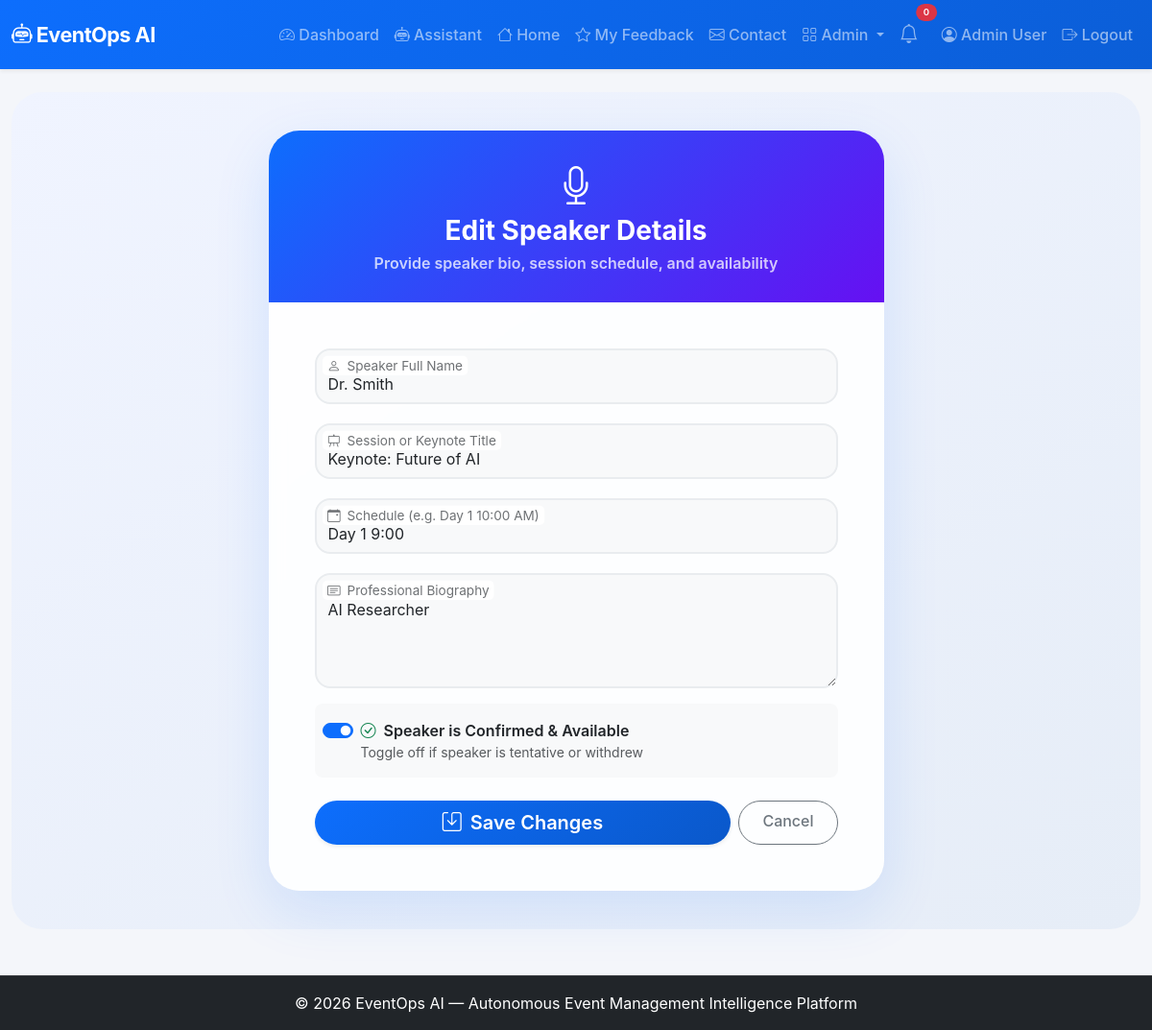
The app's page /admin/speakers/edit/1 (signed in) with its own data.
### app.py (models this page shows, shortened)
class User(UserMixin, db.Model):
    id = db.Column(db.Integer, primary_key=True)
    name = db.Column(db.String(100), nullable=False)
    email = db.Column(db.String(100), unique=True, nullable=False)
    password_hash = db.Column(db.String(200), nullable=False)
    role = db.Column(db.String(20), default='user')
    created_at = db.Column(db.DateTime, default=lambda: datetime.now(timezone.utc))

class Speaker(db.Model):
    id = db.Column(db.Integer, primary_key=True)
    name = db.Column(db.String(100), nullable=False)
    bio = db.Column(db.Text)
    session_title = db.Column(db.String(200))
    schedule = db.Column(db.String(100))
    availability = db.Column(db.Boolean, default=True)
    created_at = db.Column(db.DateTime, default=lambda: datetime.now(timezone.utc))

### app.py (the view, shortened to what this page needs)
@app.route('/admin/speakers/edit/<int:speaker_id>', methods=['GET', 'POST'])
@login_required
def admin_speaker_edit(speaker_id):
    if current_user.role != 'admin':
        abort(403)
    speaker = Speaker.query.get_or_404(speaker_id)
    return render_template('admin_speaker_form.html', speaker=speaker)

### app.py (called while the page is built)
@login_manager.user_loader
def load_user(user_id):
    return User.query.get(int(user_id))

### templates/admin_speaker_form.html (shortened to what this page needs)
{% extends "base.html" %}
{% block content %}
<div class="form-wrapper">
    <div class="container">
        <div class="row justify-content-center">
            <div class="col-lg-7 col-md-9">
                <div class="card form-card">
                    <div class="card-header">
                        <i class="bi bi-mic fs-1 mb-2"></i>
                        <h3 class="fw-bold mb-1">{{ 'Edit Speaker Details' if speaker else 'Add New Speaker' }}</h3>
                        <p class="mb-0 opacity-75">Provide speaker bio, session schedule, and availability</p>
                    </div>
                    <div class="card-body p-4 p-md-5">
                        <form method="POST">
                            <div class="form-floating">
                                <input type="text" class="form-control" id="name" name="name" placeholder="Dr. John Smith" value="{{ speaker.name if speaker else '' }}" required>
                                <label for="name">Speaker Full Name</label>
                            </div>
                            <div class="form-floating">
                                <input type="text" class="form-control" id="session_title" name="session_title" placeholder="Keynote Title" value="{{ speaker.session_title if speaker else '' }}" required>
                                <label for="session_title">Session or Keynote Title</label>
                            </div>
                            <div class="form-floating">
                                <input type="text" class="form-control" id="schedule" name="schedule" placeholder="Day 1 10:00 AM" value="{{ speaker.schedule if speaker else '' }}">
                                <label for="schedule">Schedule (e.g. Day 1 10:00 AM)</label>
                            </div>
                            <div class="form-floating mb-3">
                                <textarea class="form-control" id="bio" name="bio" style="height: 120px" placeholder="Bio">{{ speaker.bio if speaker else '' }}</textarea>
                                <label for="bio">Professional Biography</label>
                            </div>
                            <div class="form-check form-switch p-3 bg-light rounded-3 mb-4 ps-5">
                                <input class="form-check-input ms-n5" type="checkbox" id="availability" name="availability" value="1" {% if not speaker or speaker.availability %}checked{% endif %}>
                                <label class="form-check-label fw-semibold" for="availability">
                                    <i class="bi bi-check-circle text-success me-1"></i> Speaker is Confirmed & Available
                                </label>
                                <div class="text-muted small">Toggle off if speaker is tentative or withdrew</div>
                            </div>
                            <div class="d-flex gap-2">
                                <button type="submit" class="btn btn-primary btn-lg rounded-pill px-4 fw-semibold shadow-sm flex-grow-1">
                                    <i class="bi bi-save me-1"></i> {{ 'Save Changes' if speaker else 'Create Speaker' }}
                                </button>
                                <a href="{{ url_for('admin_speakers') }}" class="btn btn-outline-secondary rounded-pill px-4">
                                    Cancel
                                </a>
                            </div>
                        </form>
                    </div>
                </div>
            </div>
        </div>
    </div>
</div>
{% endblock %}

### templates/base.html (shortened to what this page needs)
<!DOCTYPE html>
<html lang="en">
<head>
    <link href="https://cdn.jsdelivr.net/npm/bootstrap@5.3.0/dist/css/bootstrap.min.css" rel="stylesheet">
    <link rel="stylesheet" href="https://cdn.jsdelivr.net/npm/bootstrap-icons@1.11.0/font/bootstrap-icons.css">
    <link rel="stylesheet" href="{{ url_for('static', filename='css/style.css') }}">
</head>
<body>
    <nav class="navbar navbar-expand-lg navbar-dark bg-primary shadow-sm">
        <div class="container-fluid">
            <a class="navbar-brand fw-bold" href="{{ url_for('index') }}">
                <i class="bi bi-robot"></i> EventOps AI
            </a>
            <div class="collapse navbar-collapse" id="navbarNav">
                <ul class="navbar-nav ms-auto align-items-lg-center">
                    {% if current_user.is_authenticated %}
                    <li class="nav-item">
                        <a class="nav-link" href="{{ url_for('dashboard') }}">
                            <i class="bi bi-speedometer2"></i> Dashboard
                        </a>
                    </li>
                    <li class="nav-item">
                        <a class="nav-link" href="{{ url_for('assistant_page') }}">
                            <i class="bi bi-robot"></i> Assistant
                        </a>
                    </li>
                    <li class="nav-item">
                        <a class="nav-link" href="{{ url_for('index') }}">
                            <i class="bi bi-house"></i> Home
                        </a>
                    </li>
                    <li class="nav-item">
                        <a class="nav-link" href="{{ url_for('feedback_list') }}">
                            <i class="bi bi-star"></i> My Feedback
                        </a>
                    </li>
                    <li class="nav-item">
                        <a class="nav-link" href="{{ url_for('contact') }}">
                            <i class="bi bi-envelope"></i> Contact
                        </a>
                    </li>
                    {% if current_user.role == 'admin' %}
                    <li class="nav-item dropdown">
                        <a class="nav-link dropdown-toggle" href="#" role="button" data-bs-toggle="dropdown">
                            <i class="bi bi-grid"></i> Admin
                        </a>
                    </li>
                    {% endif %}
                    <li class="nav-item position-relative me-2">
                        <a class="nav-link" href="#" title="Notifications" data-bs-toggle="dropdown">
                            <i class="bi bi-bell fs-5"></i>
                            <span
                                class="position-absolute top-0 start-100 translate-middle badge rounded-pill bg-danger"
                                style="font-size:0.6rem;">
                                0
                            </span>
                        </a>
                    </li>
                    <li class="nav-item">
                        <a class="nav-link" href="{{ url_for('profile') }}">
                            <i class="bi bi-person-circle"></i> {{ current_user.name }}
                        </a>
                    </li>
                    <li class="nav-item">
                        <a class="nav-link" href="{{ url_for('logout') }}">
                            <i class="bi bi-box-arrow-right"></i> Logout
                        </a>
                    </li>
                    {% endif %}
                </ul>
            </div>
        </div>
    </nav>
    <main class="container-fluid py-4">
        {% block content %}{% endblock %}
    </main>
    <footer class="footer bg-dark text-white py-3 mt-4">
        <div class="container text-center">
            <span>© 2026 EventOps AI — Autonomous Event Management Intelligence Platform</span>
        </div>
    </footer>
</body>
</html>

### static/css/style.css (style rules this page uses)
:root { --primary-color: #0d6efd; --primary-hover: #0b5ed7; --secondary-color: #6c757d; --success-color: #198754; --warning-color: #ffc107; --danger-color: #dc3545; --dark-color: #212529; --bg-light: #f8f9fa; --card-shadow: 0 8px 24px rgba(13, 110, 253, 0.08); --hover-shadow: 0 14px 30px rgba(13, 110, 253, 0.15); }
body { background-color: #f4f6fa; color: #2c3e50; font-family: -apple-system, BlinkMacSystemFont, "Segoe UI", Roboto, "Helvetica Neue", Arial, sans-serif; min-height: 100vh; display: flex; flex-direction: column; }
main { flex: 1 0 auto; }
.card { border: none; border-radius: 1.25rem; box-shadow: 0 6px 18px rgba(0,0,0,0.05); transition: transform 0.25s ease, box-shadow 0.25s ease; overflow: hidden; }
.card-header { background: transparent; border-bottom: 1px solid rgba(0, 0, 0, 0.06); font-weight: 600; padding: 1.1rem 1.4rem; }
.navbar { background: linear-gradient(135deg, #0d6efd, #0b5ed7) !important; padding-top: 0.8rem; padding-bottom: 0.8rem; }
.navbar-brand { font-size: 1.35rem; letter-spacing: -0.5px; }
.nav-link { font-weight: 500; transition: color 0.2s ease, opacity 0.2s ease; }
.btn { border-radius: 0.75rem; font-weight: 500; padding: 0.5rem 1.2rem; transition: all 0.2s ease; }
.btn-primary { background: linear-gradient(135deg, #0d6efd, #0a58ca); border: none; }
.badge { padding: 0.45em 0.8em; font-weight: 600; border-radius: 0.5rem; }
footer { border-top: 1px solid rgba(255, 255, 255, 0.1); }

### templates/admin_speaker_form.html (style rules this page uses)
.form-wrapper { background: linear-gradient(145deg, #f0f4ff 0%, #e6edf7 100%); min-height: 80vh; display: flex; align-items: center; justify-content: center; padding: 2.5rem 0; border-radius: 2rem; }
.form-card { border: none; border-radius: 2rem; background: rgba(255, 255, 255, 0.9); backdrop-filter: blur(8px); box-shadow: 0 20px 60px rgba(13, 110, 253, 0.12); overflow: hidden; }
.form-card .card-header { background: linear-gradient(135deg, #0d6efd, #6610f2); color: white; padding: 1.8rem 2rem; text-align: center; border: none; }
.form-floating { margin-bottom: 1.25rem; }
.form-floating > .form-control, .form-floating > .form-select { border-radius: 1rem; border: 2px solid #e9ecef; background: #f8f9fa; }

### records on screen
User: name "Admin User"
Speaker: name "Dr. Smith", session_title "Keynote: Future of AI", schedule "Day 1 9:00", bio "AI Researcher", availability "☑"

### other values on screen
{{ 'Edit Speaker Details' if speaker else 'Add New Speaker' }} "Edit Speaker Details"
{{ 'Save Changes' if speaker else 'Create Speaker' }} "Save Changes"
